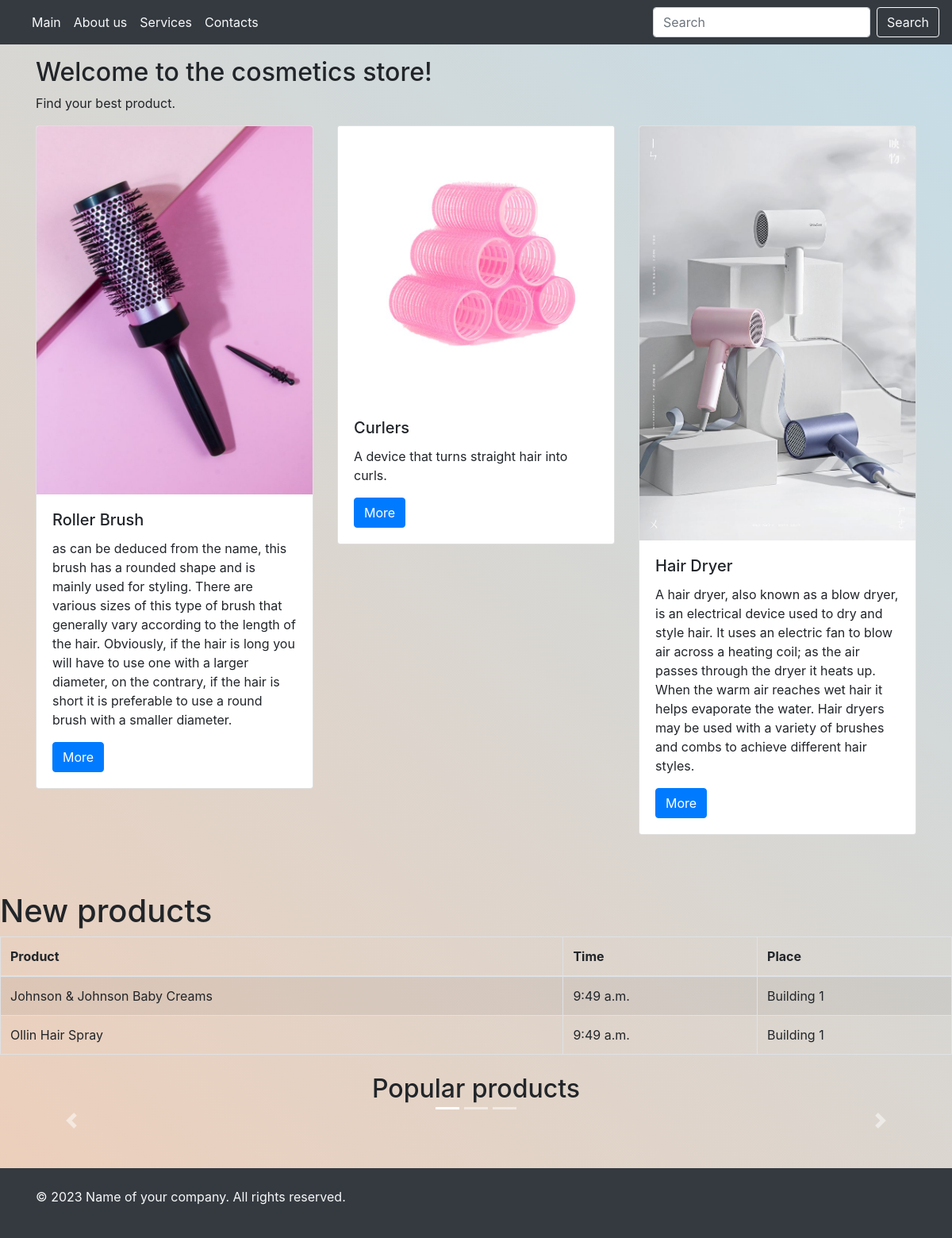
/home_page/, run on the app's committed database.
### main_page/models.py (models this page shows, shortened)
class RunString(models.Model):
    title = models.CharField(max_length=100, verbose_name='Enter your title')
    description = models.TextField(verbose_name='Enter your description')
    class Meta:
        verbose_name = 'Ticker'
        verbose_name_plural = 'Tickers'

class ProductPostModel(models.Model):
    GENRE = (
        ('Adults', 'Adults'),
        ('Babies', 'Babies')
    )
    title = models.CharField(max_length=100, verbose_name="Enter your product name")
    description = models.TextField()
    image = models.ImageField(upload_to='products/')
    cost = models.PositiveIntegerField()
    genre = models.CharField(max_length=100, choices=GENRE)
    created_at = models.DateTimeField(auto_now_add=True)

class Afisha(models.Model):
    title_product = models.CharField(max_length=100, null=True)
    time_title = models.TimeField()
    place = models.CharField(max_length=10, null=True)

class Slider(models.Model):
    photo = models.URLField()

### main_page/views.py (the view)
# urls.py: path('home_page/', string_post_view),
def string_post_view(request):
    if request.method == 'GET':
        string_ = RunString.objects.all()
        product_list = ProductPostModel.objects.all()
        afisha = Afisha.objects.all()
        slider = Slider.objects.all()
        return render(request, template_name='main_page/index.html',
                      context={
                          'string_': string_,
                          'product_list': product_list,
                          'afisha': afisha,
                          'slider_list': slider
                      })

### templates/main_page/index.html (shortened to what this page needs)
<!DOCTYPE html>
<html lang="en">
<head>
</head>
<body>
{% include 'header_and_footer/header.html' %}
<br>
<div class="container my-5 mt-4">
  {% for i in string_ %}
  <h2>{{i.title}}!</h2>
  <p>{{i.description}}.</p>
  {% endfor %}
  <div class="row">
      {% for j in product_list %}
    <div class="col-md-4">
      <div class="card mb-4">
        <img src="{{j.image.url}}" class="card-img-top" alt="Image 1">
        <div class="card-body">
          <h5 class="card-title">{{j.title}}</h5>
          <p class="card-text">{{j.description}}</p>
          <a href="/product_detail/{{j.id}}/" class="btn btn-primary">More</a>
        </div>
      </div>
    </div>
      {% endfor %}
  </div>
</div>
 <h1 class="mt-4">New products</h1>
    <table class="table table-bordered table-striped">
        <thead>
            <tr>
                <th>Product</th>
                <th>Time</th>
                <th>Place</th>
            </tr>
        </thead>
        <tbody>
            {% for af in afisha %}
            <tr>
                <td>{{af.title_product}}</td>
                <td>{{af.time_title}}</td>
                <td>{{af.place}}</td>
            </tr>
            {% endfor %}
        </tbody>
    </table>
<h2 class="mt-4 text-center">Popular products</h2>
<div id="myCarousel" class="carousel slide" data-ride="carousel">
    <ol class="carousel-indicators">
        {% for slide in slider_list %}
        <li data-target="#myCarousel" data-slide-to="{{ forloop.counter0 }}" {% if forloop.first %}class="active"{% endif %}></li>
        {% endfor %}
    </ol>
    <div class="carousel-inner">
        {% for slide in slider_list %}
        <div class="carousel-item {% if forloop.first %}active{% endif %} text-center">
            <div class="carousel-caption">
            </div>
        </div>
        {% endfor %}
    </div>
    <a class="carousel-control-prev" href="#myCarousel" role="button" data-slide="prev">
        <span class="carousel-control-prev-icon" aria-hidden="true"></span>
    </a>
    <a class="carousel-control-next" href="#myCarousel" role="button" data-slide="next">
        <span class="carousel-control-next-icon" aria-hidden="true"></span>
    </a>
</div>
{% include 'header_and_footer/footer.html' %}
</body>
</html>

### templates/header_and_footer/header.html (shortened to what this page needs)
<!DOCTYPE html>
<html lang="en">
<head>
    <link rel="stylesheet" href="https://maxcdn.bootstrapcdn.com/bootstrap/4.5.2/css/bootstrap.min.css">
</head>
<body>
<nav class="navbar navbar-expand-lg navbar-light bg-dark fixed-top">
  <div class="collapse navbar-collapse " id="navbarNav">
    <ul class="navbar-nav ">
      <li class="nav-item active ">
        <a class="nav-link text-light "  href="#">Main <span class="sr-only">(current)</span></a>
      </li>
      <li class="nav-item">
        <a class="nav-link text-light" href="#">About us</a>
      </li>
      <li class="nav-item">
        <a class="nav-link text-light" href="#">Services</a>
      </li>
      <li class="nav-item">
        <a class="nav-link text-light" href="#">Contacts</a>
      </li>
    </ul>
       <form class="form-inline ml-auto">
            <input class="form-control mr-sm-2" type="search" placeholder="Search" aria-label="Search">
            <button class="btn btn-outline-light my-2 my-sm-0" type="submit">Search</button>
        </form>
  </div>
</nav>

### templates/header_and_footer/footer.html (shortened to what this page needs)
<!DOCTYPE html>
<html lang="en">
<head>
</head>
<body>
<footer class="bg-dark text-light py-4 mt-5">
  <div class="container">
    <p>© 2023 Name of your company. All rights reserved.</p>
  </div>
</footer>
</body>
</html>

### templates/header_and_footer/header.html (style rules this page uses)
body { background: linear-gradient(45deg, #EECFBA, #C5DDE8); }

### data on the page
RunString: title "Welcome to the cosmetics store", description "Find your best product"
ProductPostModel: image (picture), title "Roller Brush", description "as can be deduced from the name, this brush has a rounded shape and is mainly used for styling. There are various sizes of this type of brush that generally vary according to the length of the hair. Obviously, if the hair is long you will have to use one with a larger diameter, on the contrary, if the hair is short it is preferable to use a round brush with a smaller diameter."
ProductPostModel: image (picture), title "Curlers", description "A device that turns straight hair into curls."
ProductPostModel: image (picture), title "Hair Dryer", description "A hair dryer, also known as a blow dryer, is an electrical device used to dry and style hair. It uses an electric fan to blow air across a heating coil; as the air passes through the dryer it heats up. When the warm air reaches wet hair it helps evaporate the water. Hair dryers may be used with a variety of brushes and combs to achieve different hair styles."
Afisha: title_product "Johnson & Johnson Baby Creams", time_title "9:49 a.m.", place "Building 1"
Afisha: title_product "Ollin Hair Spray", time_title "9:49 a.m.", place "Building 1"
